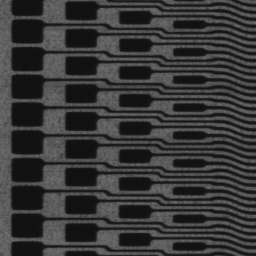
#> input picture ch06/circuit.bmp, 256 x 256 px, found by its file name
$ python morphology_yj.py
#> lines starting #> are read from the running program, lines starting #| are printed output that depends on the picture
import sys
import numpy as np
import cv2

src = cv2.imread('circuit.bmp', cv2.IMREAD_GRAYSCALE)
#> src is the input picture: shape (256, 256); min 13, max 112, mean 55

if src is None:
    print('Image load failed!')
    sys.exit()

se = cv2.getStructuringElement(cv2.MORPH_RECT, (5, 3))
dst1 = cv2.erode(src, se)
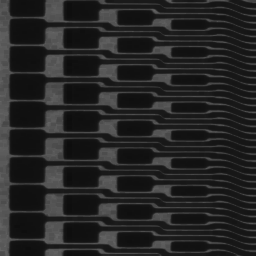
#> dst1: shape (256, 256); min 13, max 101, mean 37.1

se = cv2.getStructuringElement(cv2.MORPH_RECT, (1, 7))
dst2 = cv2.dilate(src, se)
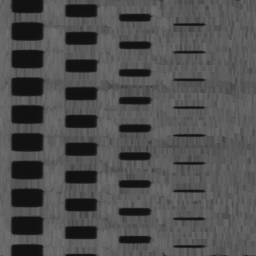
#> dst2: shape (256, 256); min 15, max 112, mean 79

cv2.imshow('src',src)
cv2.imshow('dst1',dst1)
cv2.imshow('dst2',dst2)
cv2.waitKey()
cv2.destroyAllWindows()

$ run again, with ch06/building.jpg saved as ch06/circuit.bmp
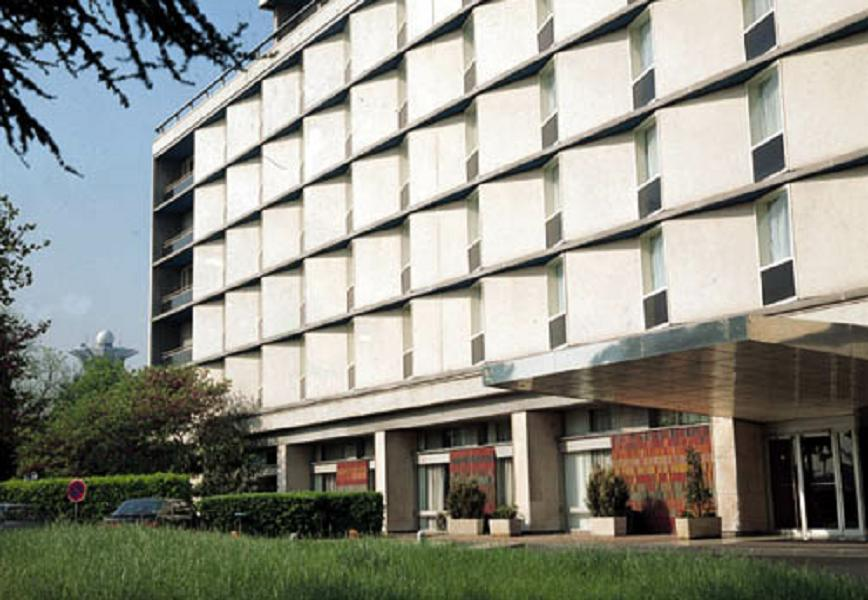
#> input picture ch06/building.jpg, 868 x 600 px, found by its file name
#> `dst1 = cv2.erode(src, se)`:
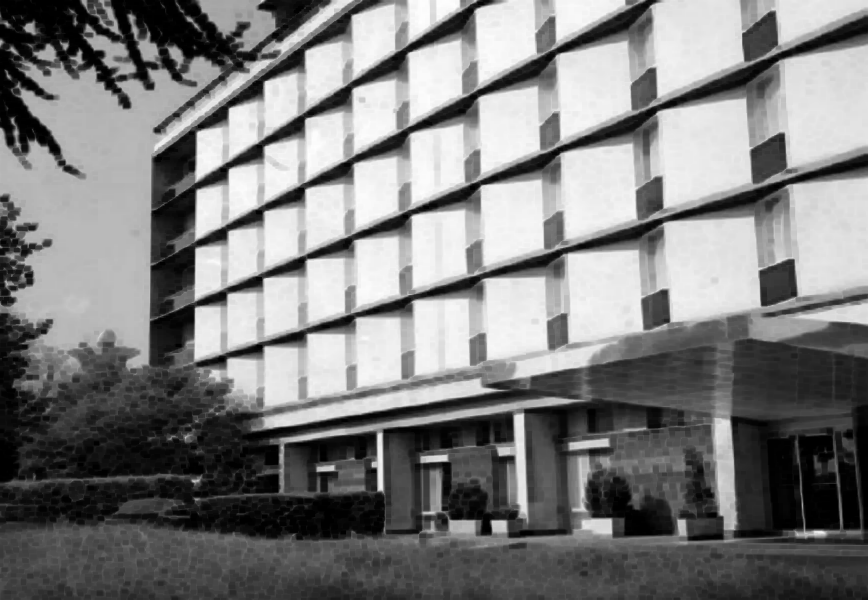
#> dst1: shape (600, 868); min 0, max 254, mean 125.6
#> `dst2 = cv2.dilate(src, se)`:
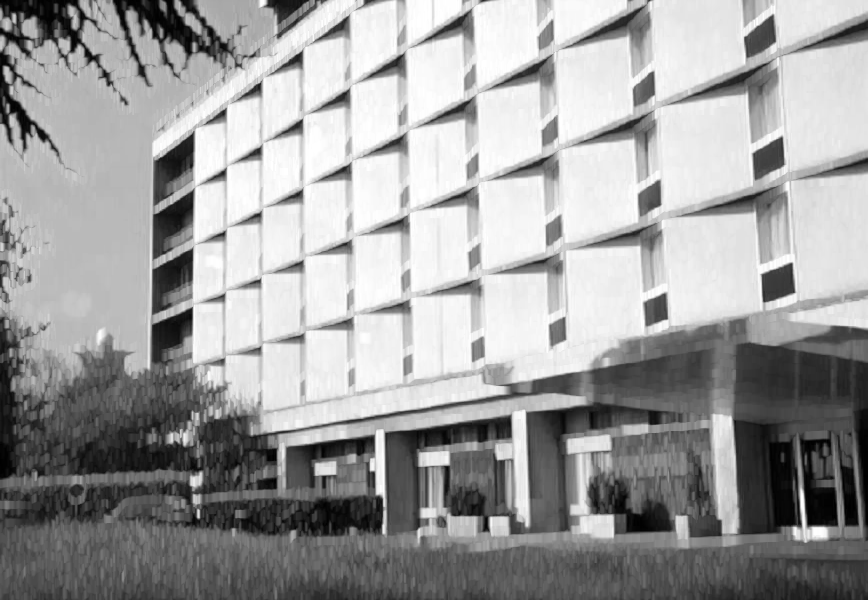
#> dst2: shape (600, 868); min 0, max 255, mean 158.3
